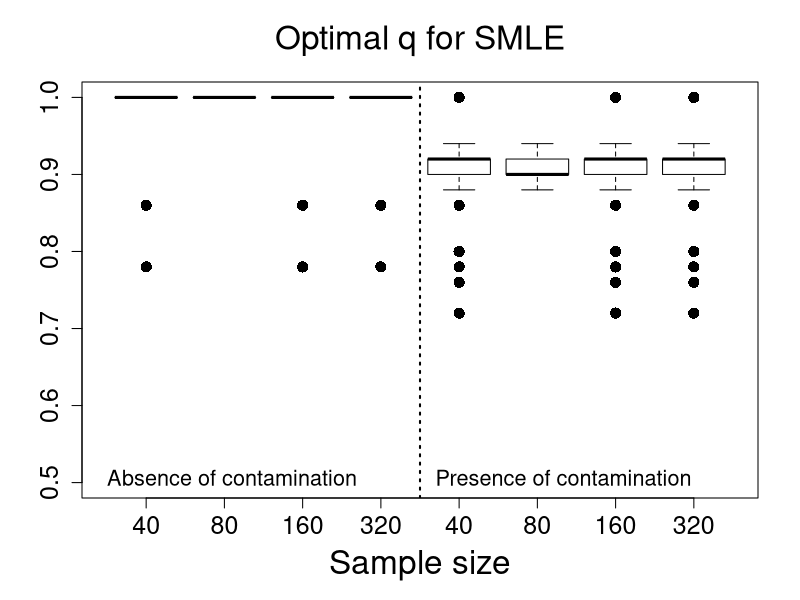
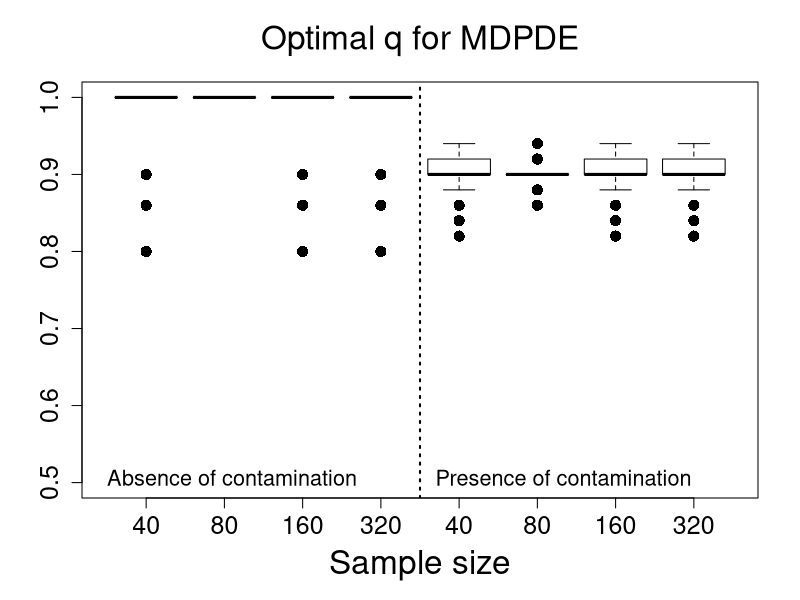

The R script that drew these images, in order:
#***********************Optimal tuning values***************#
rm(list=ls())

data40 <- read.table("Qoptimal_Scenario1_n40.txt", h=T)
data80 <- read.table("Qoptimal_Scenario1_n80.txt", h=T)
data160 <- read.table("Qoptimal_Scenario1_n40.txt", h=T)
data320 <- read.table("Qoptimal_Scenario1_n40.txt", h=T)

SMLE_n40 <-  data40$qoptimal_SMLE;     SMLEC_n40 <-   data40$qoptimal_SMLE_C
MDPDE_n40 <- data40$qoptimal_MDPDE;    MDPDEC_n40 <-  data40$qoptimal_MDPDE_C
SMLE_n80 <-  data80$qoptimal_SMLE;     SMLEC_n80 <-   data80$qoptimal_SMLE_C
MDPDE_n80 <- data80$qoptimal_MDPDE;    MDPDEC_n80 <-  data80$qoptimal_MDPDE_C
SMLE_n160 <- data160$qoptimal_SMLE;    SMLEC_n160 <-  data160$qoptimal_SMLE_C
MDPDE_n160 <-data160$qoptimal_MDPDE;   MDPDEC_n160 <- data160$qoptimal_MDPDE_C
SMLE_n320 <- data320$qoptimal_SMLE;    SMLEC_n320 <-  data320$qoptimal_SMLE_C
MDPDE_n320 <-data320$qoptimal_MDPDE;   MDPDEC_n320 <- data320$qoptimal_MDPDE_C

#==================================================================
#==================================================================

par(mfrow=c(1,1))
boxplot(SMLE_n40,SMLE_n80,SMLE_n160,SMLE_n320,SMLEC_n40,SMLEC_n80,SMLEC_n160,SMLEC_n320
,main=expression( paste("Optimal ", q, " for SMLE")),
xlab="Sample size",ylab="",names=c(40,80, 160, 320,40,80, 160, 320),outline=T,
ylim=c(0.5,1.0), cex=1.5,cex.lab=2.0,cex.axis=1.5,cex.main=2.0, pch=16, col = NULL)
#abline(1.0,0,col=2,lty=2,lwd=2)
abline(v=4.5,lty=3,lwd=2)
legend(0.0,0.54,"Absence of contamination",bty="n",cex=1.3)
legend(4.2,0.54,"Presence of contamination",bty="n",cex=1.3)

boxplot(MDPDE_n40,MDPDE_n80,MDPDE_n160,MDPDE_n320,MDPDEC_n40,MDPDEC_n80,MDPDEC_n160,MDPDEC_n320,
main=expression( paste("Optimal ", q, " for MDPDE")),
xlab="Sample size",ylab="",names=c(40,80, 160, 320,40,80, 160, 320),outline=T,
ylim=c(0.5,1.0), cex=1.5,cex.lab=2.0,cex.axis=1.5,cex.main=2.0, pch=16, col = NULL)
abline(v=4.5,lty=3,lwd=2)
legend(0.0,0.54,"Absence of contamination",bty="n",cex=1.3)
legend(4.2,0.54,"Presence of contamination",bty="n",cex=1.3)







